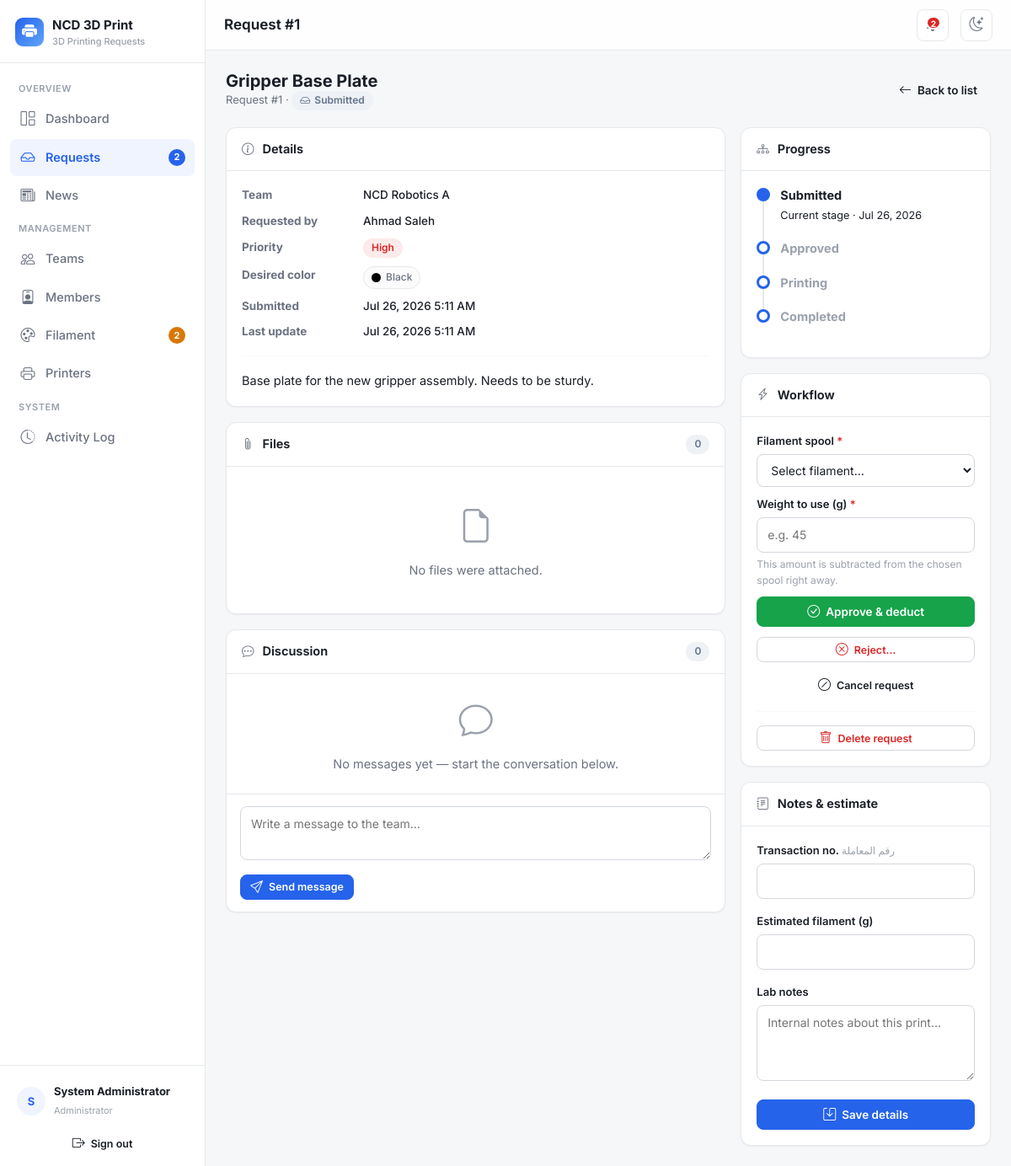
Screenshot of /requests/show/1 (signed in) with the database file from the repository.
### tables this page shows
CREATE TABLE `printers` (
    `id`               INT UNSIGNED NOT NULL AUTO_INCREMENT,
    `name`             VARCHAR(80) NOT NULL,
    `status`           ENUM('Idle','Busy') NOT NULL DEFAULT 'Idle',
    `current_project`  VARCHAR(160) DEFAULT NULL,
    `current_team`     VARCHAR(120) DEFAULT NULL,
    `current_operator` VARCHAR(120) DEFAULT NULL,
    `updated_at`       DATETIME NOT NULL DEFAULT CURRENT_TIMESTAMP ON UPDATE CURRENT_TIMESTAMP,
    PRIMARY KEY (`id`)
);

CREATE TABLE `requests` (
    `id`               INT UNSIGNED NOT NULL AUTO_INCREMENT,
    `user_id`          INT UNSIGNED DEFAULT NULL,
    `team_id`          INT UNSIGNED DEFAULT NULL,
    `project_name`     VARCHAR(160) NOT NULL,
    `description`      TEXT DEFAULT NULL,
    `priority`         ENUM('Low','Medium','High') NOT NULL DEFAULT 'Medium',
    `color`            VARCHAR(80) DEFAULT NULL,
    `transaction_no`   VARCHAR(100) DEFAULT NULL,
    `status`           ENUM('Submitted','Approved','Printing','Completed','Rejected','Cancelled') NOT NULL DEFAULT 'Submitted',
    `image_path`       VARCHAR(255) DEFAULT NULL,
    `estimated_weight` DECIMAL(8,1) DEFAULT NULL,
    `actual_weight`    DECIMAL(8,1) DEFAULT NULL,
    `admin_notes`      TEXT DEFAULT NULL,
    `printer_id`       INT UNSIGNED DEFAULT NULL,
    `filament_id`      INT UNSIGNED DEFAULT NULL,
    `filament_deducted` TINYINT(1) NOT NULL DEFAULT 0,
    `created_at`       DATETIME NOT NULL DEFAULT CURRENT_TIMESTAMP,
    `updated_at`       DATETIME NOT NULL DEFAULT CURRENT_TIMESTAMP ON UPDATE CURRENT_TIMESTAMP,
    PRIMARY KEY (`id`),
    KEY `idx_req_user`   (`user_id`),
    KEY `idx_req_team`   (`team_id`),
    KEY `idx_req_status` (`status`),
    KEY `idx_req_printer`(`printer_id`),
    KEY `idx_req_fil`    (`filament_id`),
    CONSTRAINT `fk_req_user`    FOREIGN KEY (`user_id`)    REFERENCES `users`(`id`)    ON DELETE SET NULL,
    CONSTRAINT `fk_req_team`    FOREIGN KEY (`team_id`)    REFERENCES `teams`(`id`)    ON DELETE SET NULL,
    CONSTRAINT `fk_req_printer` FOREIGN KEY (`printer_id`) REFERENCES `printers`(`id`) ON DELETE SET NULL,
    CONSTRAINT `fk_req_fil`     FOREIGN KEY (`filament_id`)REFERENCES `filament`(`id`) ON DELETE SET NULL
);

CREATE TABLE `teams` (
    `id`          INT UNSIGNED NOT NULL AUTO_INCREMENT,
    `name`        VARCHAR(120) NOT NULL,
    `competition` VARCHAR(160) DEFAULT NULL,
    `supervisor`  VARCHAR(120) DEFAULT NULL,
    `created_at`  DATETIME NOT NULL DEFAULT CURRENT_TIMESTAMP,
    PRIMARY KEY (`id`)
);

CREATE TABLE `users` (
    `id`         INT UNSIGNED NOT NULL AUTO_INCREMENT,
    `name`       VARCHAR(120) NOT NULL,
    `email`      VARCHAR(160) NOT NULL,
    `phone`      VARCHAR(30)  DEFAULT NULL,    
    `password`   VARCHAR(255) NOT NULL,
    `role`       ENUM('admin','member') NOT NULL DEFAULT 'member',
    `team_id`    INT UNSIGNED DEFAULT NULL,
    `is_active`  TINYINT(1) NOT NULL DEFAULT 1,
    `created_at` DATETIME NOT NULL DEFAULT CURRENT_TIMESTAMP,
    PRIMARY KEY (`id`),
    UNIQUE KEY `uq_users_email` (`email`),
    KEY `idx_users_team` (`team_id`),
    CONSTRAINT `fk_users_team` FOREIGN KEY (`team_id`) REFERENCES `teams`(`id`) ON DELETE SET NULL
);

### views/requests/show.php (the view, shortened to what the rows shown need)
<?php
$st = $request['status'];
$flow = ['Submitted', 'Approved', 'Printing', 'Completed'];
$currentIndex = array_search($st, $flow, true);
$isTerminalBad = in_array($st, ['Rejected', 'Cancelled'], true);
?>
<div class="page-head">
    <div>
        <h2><?= e($request['project_name']) ?></h2>
        <div class="sub">
            Request #<?= $request['id'] ?> ·
            <span class="badge2 <?= status_class($st) ?>"><i class="bi bi-<?= status_icon($st) ?>"></i> <?= e($st) ?></span>
        </div>
    </div>
</div>
<div class="grid-main">
    <div style="display:flex; flex-direction:column; gap:18px;">
        <div class="card2">
            <div class="card2-body">
                <dl class="kv">
                    <dt>Team</dt><dd><?= e($request['team_name'] ?? '—') ?></dd>
                    <dt>Requested by</dt><dd><?= e($request['requester_name'] ?? '—') ?></dd>
                    <dt>Priority</dt><dd><span class="badge2 <?= priority_class($request['priority']) ?>"><?= e($request['priority']) ?></span></dd>
                    <dt>Desired color</dt>
                    <dd>
                        <?php if (!empty($request['color'])): ?>
                            <span class="pill"><span class="color-dot" style="background: <?= e(strtolower($request['color'])) ?>;"></span> <?= e($request['color']) ?></span>
                        <?php else: ?>—<?php endif; ?>
                    </dd>
                    <dt>Submitted</dt><dd><?= fmt_datetime($request['created_at']) ?></dd>
                    <dt>Last update</dt><dd><?= fmt_datetime($request['updated_at']) ?></dd>
                </dl>
                <?php if (!empty($request['description'])): ?>
                    <hr class="divider">
                    <div style="white-space:pre-wrap; color:var(--text);"><?= e($request['description']) ?></div>
                <?php endif; ?>
            </div>
        </div>
    </div>
    <div style="display:flex; flex-direction:column; gap:18px;">
        <div class="card2">
            <div class="card2-body">
                <?php if ($isTerminalBad): ?>
                    <ul class="timeline">
                        <li><span class="tdot done"></span><strong>Submitted</strong><br><small class="muted"><?= fmt_date($request['created_at']) ?></small></li>
                        <li><span class="tdot done" style="border-color:var(--red); background:var(--red);"></span>
                            <strong><?= e($st) ?></strong><br><small class="muted"><?= fmt_date($request['updated_at']) ?></small></li>
                    </ul>
                <?php else: ?>
                    <ul class="timeline">
                        <?php foreach ($flow as $i => $stage):
                            $done = $currentIndex !== false && $i <= $currentIndex; ?>
                            <li>
                                <span class="tdot <?= $done ? 'done' : '' ?>"></span>
                                <strong style="<?= $done ? '' : 'color:var(--text-faint)' ?>"><?= $stage ?></strong>
                                <?php if ($i === $currentIndex): ?><br><small class="muted">Current stage · <?= fmt_date($request['updated_at']) ?></small><?php endif; ?>
                            </li>
                        <?php endforeach; ?>
                    </ul>
                <?php endif; ?>
            </div>
        </div>
    </div>
</div>

### views/layouts/main.php (shortened to what the rows shown need)
<?php
$pageTitle = $pageTitle ?? APP_NAME;
$user = Auth::user();
$isAdmin = Auth::isAdmin();
$initials = strtoupper(mb_substr($user['name'] ?? '?', 0, 1));
?>
<!doctype html>
<html lang="en">
<head>
    <link href="https://cdn.jsdelivr.net/npm/bootstrap@5.3.3/dist/css/bootstrap.min.css" rel="stylesheet">
    <link href="https://cdn.jsdelivr.net/npm/bootstrap-icons@1.11.3/font/bootstrap-icons.min.css" rel="stylesheet">
    <link href="<?= asset('css/style.css') ?>" rel="stylesheet">
</head>
<body>
<div class="app-shell">
    <aside class="sidebar" id="sidebar">
        <div class="sidebar-foot">
            <div class="user-chip">
                <span class="avatar"><?= e($initials) ?></span>
                <div class="meta">
                    <strong><?= e($user['name'] ?? '') ?></strong>
                    <span><?= $isAdmin ? 'Administrator' : 'Team Member' ?></span>
                </div>
            </div>
        </div>
    </aside>
    <div class="main">
        <header class="topbar">
            <h1><?= e($pageTitle) ?></h1>
        </header>
        <main class="content">
            <?= $content ?>
        </main>
    </div>
</div>
</body>
</html>

### rows the page displays
printers: current_operator "S", current_operator "System Administrator"
requests: project_name "Gripper Base Plate", id "1", status "Submitted", team.name "NCD Robotics A", user.name "Ahmad Saleh", priority "High", color "Black", created_at "Jul 26, 2026 5:11 AM", updated_at "Jul 26, 2026 5:11 AM", description "Base plate for the new gripper assembly. Needs to be sturdy.", stage "Submitted", updated_at "Jul 26, 2026"

### other values shown
APP_NAME "NCD 3D Print"
APP_TAGLINE "3D Printing Requests"
$label "Dashboard Requests News Teams Members Filament Printers Activity Log"
$badge "2 2"
$pageTitle "Request #1"
$badgePending "2"
count($files) "0"
count($comments) "0"
$stage "Approved"
$stage "Printing"
$stage "Completed"
